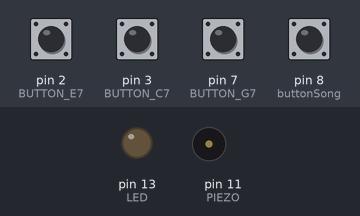
Simulated run of this sketch. Board: Arduino Uno, built with avr-gcc and run on an emulated ATmega328P. Shown: output pins drawn as LEDs (lit = HIGH), buzzer (waves = sounding). The test bench sets the inputs (shaded band); at power-on: pin 2 (BUTTON_E7), pin 3 (BUTTON_C7), pin 7 (BUTTON_G7), pin 8 (buttonSong) HIGH.

Above: at 1.2 s.
1.3 s: pin 8 (buttonSong) pulled LOW for 0.15 s
At 5.1 s:
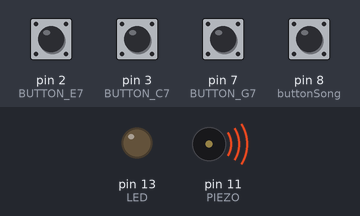
Timing chart, 0 to 10.3 s (numbered marks = the images above; inputs shaded):
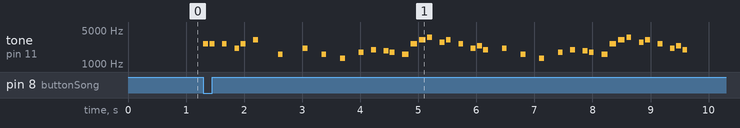

Measured:
- after the input at 1.3 s, tone on pin 11 (PIEZO): plays 2637 Hz for 0.08 s, 2637 Hz for 0.08 s, 2637 Hz for 0.08 s, 2093 Hz for 0.08 s, 2637 Hz for 0.08 s, 3136 Hz for 0.08 s … (41 notes in this stretch), starting at once

The sketch:

MarioPianoBuzzer.ino
```cpp
#include "pitches.h"
#define ACTIVATED LOW


const int PIEZO = 11;
const int LED = 13;

int buttonSong = 8;
const int BUTTON_G7 = 7;
const int BUTTON_C7 = 3;
const int BUTTON_E7 = 2;

void setup()
{
  Serial.begin(9600);
  pinMode(LED, OUTPUT);
  pinMode(BUTTON_G7, INPUT);
  digitalWrite(BUTTON_G7,HIGH);
  pinMode(BUTTON_C7, INPUT);
  digitalWrite(BUTTON_C7,HIGH);
  pinMode(BUTTON_E7, INPUT);
  digitalWrite(BUTTON_E7,HIGH);
  pinMode (buttonSong, INPUT);
  digitalWrite(buttonSong, HIGH);

  digitalWrite(LED,LOW);
}

int melody[] = {
  NOTE_E7, NOTE_E7, 0, NOTE_E7,
  0, NOTE_C7, NOTE_E7, 0,
  NOTE_G7, 0, 0,  0,
  NOTE_G6, 0, 0, 0,

  NOTE_C7, 0, 0, NOTE_G6,
  0, 0, NOTE_E6, 0,
  0, NOTE_A6, 0, NOTE_B6,
  0, NOTE_AS6, NOTE_A6, 0,

  NOTE_G6, NOTE_E7, NOTE_G7,
  NOTE_A7, 0, NOTE_F7, NOTE_G7,
  0, NOTE_E7, 0, NOTE_C7,
  NOTE_D7, NOTE_B6, 0, 0,

  NOTE_C7, 0, 0, NOTE_G6,
  0, 0, NOTE_E6, 0,
  0, NOTE_A6, 0, NOTE_B6,
  0, NOTE_AS6, NOTE_A6, 0,

  NOTE_G6, NOTE_E7, NOTE_G7,
  NOTE_A7, 0, NOTE_F7, NOTE_G7,
  0, NOTE_E7, 0, NOTE_C7,
  NOTE_D7, NOTE_B6, 0, 0
};

//Mario main them tempo
int tempo[] = {
  12, 12, 12, 12,
  12, 12, 12, 12,
  12, 12, 12, 12,
  12, 12, 12, 12,

  12, 12, 12, 12,
  12, 12, 12, 12,
  12, 12, 12, 12,
  12, 12, 12, 12,

  9, 9, 9,
  12, 12, 12, 12,
  12, 12, 12, 12,
  12, 12, 12, 12,

  12, 12, 12, 12,
  12, 12, 12, 12,
  12, 12, 12, 12,
  12, 12, 12, 12,

  9, 9, 9,
  12, 12, 12, 12,
  12, 12, 12, 12,
  12, 12, 12, 12,
};

void loop() {
  while(digitalRead(BUTTON_G7) == ACTIVATED)
  {
    tone(PIEZO,NOTE_G7);
    digitalWrite(LED,HIGH);
  }

  while(digitalRead(BUTTON_C7) == ACTIVATED)
  {
    tone(PIEZO,NOTE_C7);
    digitalWrite(LED,HIGH);
  }

  while(digitalRead(BUTTON_E7) == ACTIVATED)
  {
    tone(PIEZO,NOTE_E7);
    digitalWrite(LED,HIGH);
  }

  if(digitalRead(buttonSong) == ACTIVATED) {
    int size =sizeof(melody) / sizeof(int);
    for (int thisNote=0; thisNote <size; thisNote++) {
      int noteDuration = 1000 / tempo[thisNote];
      tone(11, melody[thisNote], noteDuration);
      int pauseBetweenNotes = noteDuration * 1.30;
      delay(pauseBetweenNotes);
      noTone(11);
    }

  }

  noTone(PIEZO);
  digitalWrite(LED,LOW);

}
```
